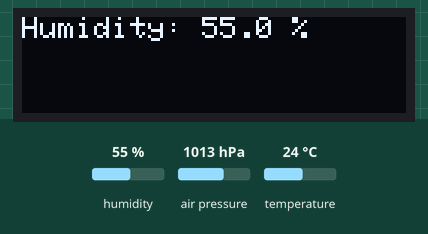
This program was run on a simulated CircuitPython board. Shown: 128×32 one-colour display. The test bench sets the inputs (shaded band); at power-on: humidity 55 %, air pressure 1013 hPa, temperature 24 °C. WiFi joins after 1.5 s; files the program writes start out absent; no radio messages arrive unless stated (any console line starting 'radio sent:' is added by the test bench); values from a settings file that is not in the repository are placeholders; what the program prints to the serial console is not drawn.

Above: at 7.1 s.
7.2 s: humidity set to 22 %
At 12.8 s:
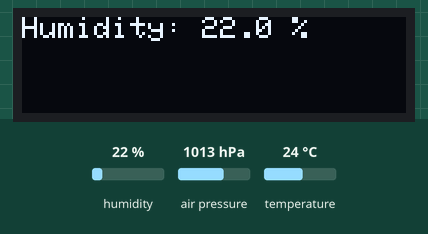
13.1 s: humidity set to 40 %
At 17.0 s:
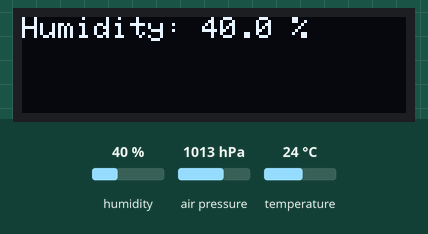
19.6 s: humidity set to 68 %
At 22.3 s:
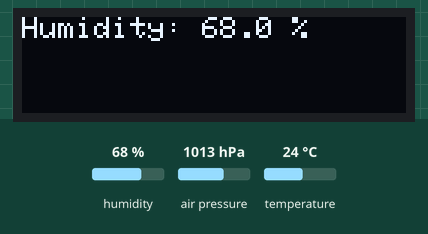
Timing chart, 0 to 23.8 s (numbered marks = the images above; inputs shaded):
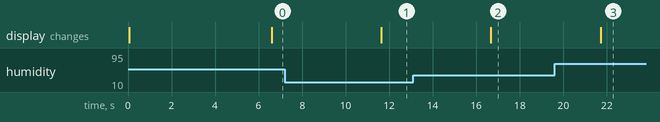

The program:

test.py
```python
import board
import busio
import digitalio
from digitalio import DigitalInOut
import time
import gc
import adafruit_sdcard
import storage
import adafruit_bme280
import adafruit_ssd1306


# Get Wifi and FarmOS details
try:
    from secrets import secrets
except ImportError:
    print("WiFi secrets are kept in secrets.py, please add them there!")
    raise

WIFI_ESSID=secrets['ssid']
WIFI_PASS=secrets['password']
farmos_pubkey=secrets['farmos_pubkey']
farmos_privkey=secrets['farmos_privkey']

base_url= "https://edgecollective.farmos.net/farm/sensor/listener/"

JSON_POST_URL = base_url+farmos_pubkey+"?private_key="+farmos_privkey

# esp32

import adafruit_esp32spi.adafruit_esp32spi_socket as socket
from adafruit_esp32spi import adafruit_esp32spi
import adafruit_requests as requests

esp32_cs = DigitalInOut(board.D10)
esp32_ready = DigitalInOut(board.D9)
esp32_reset = DigitalInOut(board.A0)

esp_spi = busio.SPI(board.SCK, board.MOSI, board.MISO)
esp = adafruit_esp32spi.ESP_SPIcontrol(esp_spi, esp32_cs, esp32_ready, esp32_reset)


def connect(essid,password): # note that these are arguments are b'essid' and b'password'
    print("Connecting to AP...")
    while not esp.is_connected:
        try:
            esp.connect_AP(essid, password)
        except RuntimeError as e:
            print("could not connect to AP, retrying: ",e)
            continue
    print("Connected to", str(esp.ssid, 'utf-8'), "\tRSSI:", esp.rssi)

    # Initialize a requests object with a socket and esp32spi interface
    requests.set_socket(socket, esp)

# lora

import adafruit_rfm9x

TIMEOUT=5

lora_spi = busio.SPI(board.D13, MOSI=board.D11, MISO=board.D12)

cs = digitalio.DigitalInOut(board.D5)
reset = digitalio.DigitalInOut(board.D7)

rfm9x = adafruit_rfm9x.RFM9x(lora_spi, cs, reset, 915.0)


# SD card

#SD_CS = DigitalInOut(board.A5)

# Connect to the card and mount the filesystem.
#spi = busio.SPI(board.SCK, board.MOSI, board.MISO)
sd_cs = digitalio.DigitalInOut(board.A5)
sdcard = adafruit_sdcard.SDCard(lora_spi, sd_cs)
vfs = storage.VfsFat(sdcard)
storage.mount(vfs, "/sd")

# bme280
i2c = busio.I2C(board.SCL, board.SDA)
bme280 = adafruit_bme280.Adafruit_BME280_I2C(i2c)

# change this to match the location's pressure (hPa) at sea level
bme280.sea_level_pressure = 1013.25

# display

#display = adafruit_ssd1306.SSD1306_I2C(128, 32, i2c, addr=0x3c, reset=reset_pin)
display = adafruit_ssd1306.SSD1306_I2C(128, 32, i2c, addr=0x3c)

display.fill(0)
display.show()

display.text('hello world', 0, 0, 1)
display.show()

# main loop

index = 0

while True:

    gc.collect()

    connect(WIFI_ESSID,WIFI_PASS)
    print("radio waiting ...")
    packet = rfm9x.receive(timeout=TIMEOUT)

    with open("/sd/test.txt", "w") as f:
        f.write("Hello world "+str(index)+"\r\n")


    print("\nTemperature: %0.1f C" % bme280.temperature)

    display.fill(0)
    display.text("Humidity: %0.1f %%" % bme280.humidity, 0, 0, 1)
    display.show()


    print("Humidity: %0.1f %%" % bme280.humidity)
    print("Pressure: %0.1f hPa" % bme280.pressure)
    print("Altitude = %0.2f meters" % bme280.altitude)


    index=index+1

    if packet is not None:
        try:
            pt = str(packet, 'ascii')
            print("Received: ",pt)
            pl=pt.strip().split(',')
            if len(pl)==3:
                temp=pl[0]
                pressure=pl[1]
                depth=pl[2]

                json_data = {"temp" : temp,"pressure" : pressure, "depth" : depth}

                print("Posting to ",JSON_POST_URL)

                response = requests.post(JSON_POST_URL, json=json_data)
                #print(response.content)

                response.close()

                print("Done. Sleeping for 90 sec")
                time.sleep(90)

        except Exception as e:
                print("error: "+str(e))
```

Measured:
- after the input at 7.2 s, the display: changes after 4.4 s (image 1)
- after the input at 13.1 s, the display: changes after 3.6 s (image 2)
- after the input at 19.6 s, the display: changes after 2.1 s (image 3)
